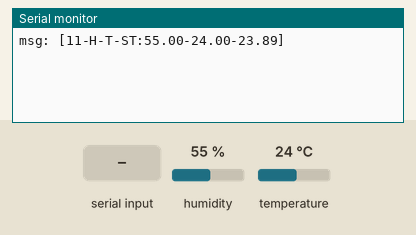
This sketch was run on a simulated Arduino Uno, built with avr-gcc and run on an emulated ATmega328P. On the bench: the last lines printed to the serial monitor. The inputs (shaded band) are chosen by the test bench; at power-on: humidity 55 %, temperature 24 °C.

Above: at 2.2 s.
2.3 s: "CGV\n" received over Serial
At 3.5 s:
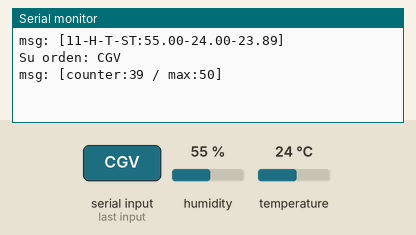
3.8 s: "T\n" received over Serial
At 4.8 s:
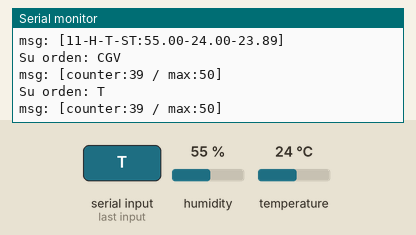
5.3 s: "CSV\n" received over Serial
At 6.1 s:
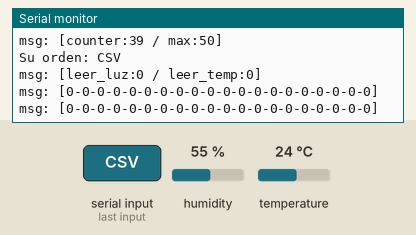
6.8 s: "CDS\n" received over Serial
At 7.8 s:
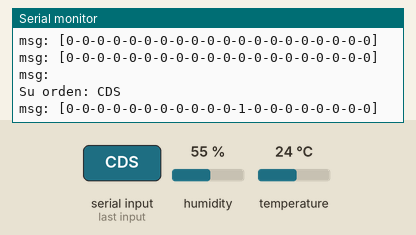
8.3 s: "CHK\n" received over Serial
At 9.0 s:
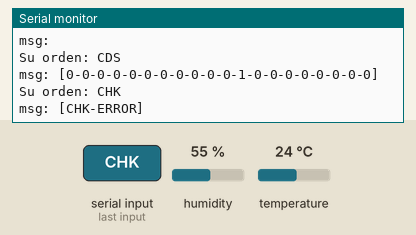
9.8 s: "BG\n" received over Serial
At 10.2 s:
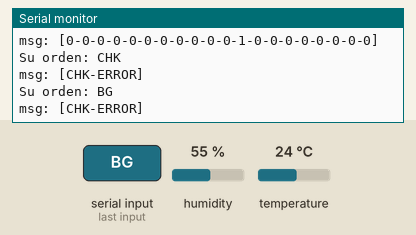

Measured:
- after the input at 2.3 s, the serial monitor: prints a new line at once (image 1)
- after the input at 3.8 s, the serial monitor: prints a new line at once (image 2)
- after the input at 5.3 s, the serial monitor: prints a new line at once (image 3)
- after the input at 6.8 s, the serial monitor: prints a new line at once (image 4)
- after the input at 8.3 s, the serial monitor: prints a new line at once (image 5)
- after the input at 9.8 s, the serial monitor: prints a new line at once (image 6)

The sketch:

orchest_1.ino
```cpp
// HACER
// * Separar en funciones los checks que nos devuelven datos a la Rpi, ya que también los quiero llamar desde dentro de cada orden una vez que se haya ejecutado alguna
// NOTA: los ajustes por que algún sensor marca distinto (como la temp por ej), se hacen desde la Rpi.


// El sistema está controlado por una Rpi 4. Este código está preparado para ser colocado en un Arduino Uno, y comunicado con la Rpi por USB(puerto serie).
// Arduino sólo se dedica a enviar los datos de los sensores, Rpi toma las decisiones y le devuelve una orden, el cambio de variables. Dichas variables sólo se utilizan para configurar la frecuencia en que Arduino tiene que recopilar datos e informarlos. De esta manera, una vez instalado todo el sistema de sensores y el Arduino, sólo necesitamos cambiar el código de la Rpi en función a los objetivos (Alarma, modo día, noche, almuerzo, etc).
// Arduino sólo se encarga de enviar los datos en el momento que corresponda, y envía lo que haya que enviar.
// Ejemplo: [A-0375] -> En el ejemplo, la letra identifica el sensor que es uno de luz y su valor está en un formato de 4 dígitos.
// Las ordenes que Arduino reciba van a ser siempre iguales y son completas, es decir, la config de todos los sensores con el mismo largo de caracteres en cada orden.

// Necesitamos 3 tipos de órdenes, y están ordenadas en importancia:
// Config de respuesta de los sensores (Cambiamos las frecuencias de envío de datos)
// Config de estados de variables
// Config general (cambio en los pines)

// Cada orden está determinada por el valor del primer caracter A, B o C:
// B
// Ejemplo: 01001000
// A continuación, el mismo ejemplo pero separado para determinar sus bloques:
// 0010 - 4 digitos - Configuran max_loop
// 1000 - 4 digitos - Se puede sobrescribir el valor de counter_loop. Para evitar que arduino sobrescriba, "FFFF"
//


#include "DHT.h"

#define DHTTYPE DHT11

// PINES
// Si bien algunos no se van a utilizar, para mayor facilidad coloco todos los pines que trae el Arduino. De esta manera si quiero hacer referencia al pin 5, puedo llegar a él de 2 formas, o ingresar el valor 5 directamente, o buscar la posición 5 desde este array.
// En algunos casos una opción es más práctica que la otra por ende, evito posibles errores si a un elemento lo llamo de distintas maneras pero con un mismo valor.
byte pines [20] = {0, 1, 2, 3, 4, 5, 6, 7, 8, 9, 10, 11, 12, 13, 14, 15, 16, 17, 18, 19};
// Los sensores de luz no leen constantemente su actividad, son necesario bajo ciertas condiciones, por ende, como es tan poco frecuente, indicamos al arduino en qué momento leer sus valores, y que tome a los 6 sensores por igual mediante la variable leer_luz
bool leer_luz = false;

// SENSORES DE TEMPERATURA-HUMEDAD-SENSACIÓN TÉRMICA
DHT dht1(11, DHTTYPE);
DHT dht2(12, DHTTYPE);
DHT dht3(13, DHTTYPE);
// Indicamos si leemos temp y humedad
bool leer_temp = true;

////////////////////////// VARIABLES AUXILIARES //////////////////////////

// STRING. En esta variable se genera el texto que se va a enviar a la Rpi
String message = "";

// Loops
// int delay_loop = 100; // tiempo para cada iteración del bucle *** Este valor quedó fijo en 100 milisegundos ***
int counter_loop = 1; // cant de veces que se tiene que repetir la iteración para entrar a la captura de datos
int max_loop = 50;     // valor para reiniciar counter_loop cuando llega a 0
// Esta config por defecto, indica que cada 100 milisegundos se entraría a leer las funciones internas.
// Si lo quisiera demorar al ingreso cada 1 segundo, hay que darle valor de 1000 milisegundos o max_loop un valor de 10

// GENERALES
// Avisamos si están connectados
// Pines 0 y 1: Son de transmisión
// Pines 2 a 10: Sensores comúnes (En este caso de movimiento)
// Pines 11 a 13: Sensores de Temperatura/Humedad/Sensación térmica
// Pines 14 a 19: Sensores de Luz
// Antes eran booleanos, pero como ocupan igual espacio que un byte y estoy teniendo errores de impresión, paso todo a byte
byte connect_sen [20] = {0, 0, 0, 0, 0, 0, 0, 0, 0, 0, 0, 1, 0, 0, 0, 0, 0, 0, 0, 0};
// Contador que indica la cantidad de loops que deben darse antes de realizar una lectura
int counter [20] = {0, 0, 0, 0, 0, 0, 0, 0, 0, 0, 0, 0, 0, 0, 0, 0, 0, 0, 0, 0};
// Cuando la lectura de un sensor se realice, reiniciamos el contador a éste valor
int max [20] = {0, 0, 0, 0, 0, 0, 0, 0, 0, 0, 0, 0, 0, 0, 0, 0, 0, 0, 0, 0};


void setup() {
  // Configuramos los sensores menos los de Temperatura que se configuran a parte (11, 12 y 13)
  for (int i = 0; i < 20; i++){
    if (i < 11 || i > 13){
      pinMode(pines[i], INPUT);
    };
  };

  // DEBUG
  Serial.begin(9600);
  dht1.begin();
  dht2.begin();
  dht3.begin();
  // 20 seg de espera. Algunos sensores no marcan bien al iniciarse.
  // Como no afecta demasiado lo dejo en 1 seg.
  delay(1000);
}

void loop() {

  // Tener en cuenta que la conclusión obtenida por la Rpi, es a partir de los datos enviados en la iteración anterior
  delay(100);
  bool recibe_orden = false;

  // Leemos posibles nuevas ordenes de la Rpi
  if (Serial.available() > 0){
    String orden = Serial.readStringUntil('\n');
    Serial.println("Su orden: " + orden);
    if (orden.length() > 0){
      read_command(orden);
      Serial.println("msg: " + message);
      recibe_orden = true;
    }
  }

  // Se chequea si hay que ingresar a leer sensores
  counter_loop --;
  if (counter_loop <= 0){
    counter_loop = max_loop;
    // El string que se envía a Rpi se construye en esta var y se entrega al final del loop
    message = "";
    // Chequeamos los sensores de luz
    if (leer_luz == true){load_pines();};

    // Chequeamos todos los sensores restantes menos los últimos que son de temp-humed-sensacion y los de luz
    for (int i = 2; i < 11; i++){
      if (connect_sen[i] > 0){
        if (check_state_loop(i) == true){
          load_sensor(i);
        };
      };
    };

    // Chequeamos los sensores de Temperatura-Humedad-Sensación Térmica
    if (leer_temp == true) {load_sen_temp();};

    // Enviamos los resultados
    Serial.println("msg: " + message);
  };
}

// ******************************************* ESTRUCTURA Y CONFIGURACIÓN *******************************************

// Lee los comandos que recibimos por la Rpi
void read_command(String orden){

  // Las ordenes se organizan en función a combinación de los 3 primeros caracteres
  // CDS = Change Device State
  String command = orden.substring(0,3);
  // Variable tipo string auxiliar para usar dentro de toda la función sin tener que estar declarando muchas más variables
  String auxS = "    ";

  // El primer chequeo corresponde a la posibilidad de cambiar los valores GENERALES
  // Ej real: CGVF000F000
  // Ej real separado por claves: CGV F000 F000
  // CGV = Change General Values
  // F000 = True o False para indicar si los siguientes caracteres serán el int para sobrescribir el valor de counter_loop
  // F000 = True o False para indicar si los siguientes caracteres serán el int para configurar el valor de max_loop
  if (command == "CGV"){
    if(orden.substring(3,4) == "T"){
      int value = orden.substring(4,7).toInt();
      counter_loop = value;
    };
    if(orden.substring(7,8) == "T"){
      int value = orden.substring(8,11).toInt();
      max_loop = value;
    };
    check("BG");
  };

  // Cambiamos los valores de cada sensor
  // Ej real: CSVTF[03010010[04020010[11010030
  // Ej real separado por claves: CSV T F [03010010 [04020010 [11010030
  // T = True o False para la lectura de sensores de luz
  // F = True o False para la lectura de sensores de temperatura
  // [03010010 = (03) 2 dígitos para la posición en array del sensor - (010) 3 dig para el valor del contador del sensor - (010) 3 dig para el max
  if (command == "CSV"){
    // Lectura Sensores de Luz
    auxS = orden.substring(3,4);
    if (auxS == "T"){
      leer_luz = true;
    }else{
      leer_luz = false;
    };
    // Lectura Sensores de Temperatura
    auxS = orden.substring(4,5);
    if (auxS == "T"){
      leer_temp = true;
    }else{
      leer_temp = false;
    };
    // Demás sensores
    int largo = orden.length();
    if (largo > 5){
      auxS = orden.substring(5,largo);
      int tope = (largo - 5) / 9;
      int auxI, auxIpin, auxIcon, auxImax;
      for (int i = 0; i < tope; i++){
        // Cada iteracción debería contener esto: [03010010, donde auxI es la pos1, donde arranca el id del pin
        auxI = 1 + (9 * i);
        auxIpin = auxS.substring(auxI,auxI+2).toInt();
        auxIcon = auxS.substring(auxI+2,auxI+5).toInt();
        auxImax = auxS.substring(auxI+5,auxI+8).toInt();
        counter[auxIpin] = auxIcon;
        max[auxIpin] = auxImax;
      };
    };
    check("LT");
    Serial.println("msg: " + message);
    message = "";
    check("CS");
    Serial.println("msg: " + message);
    message = "";
    check("MS");
  };

  // Si se connecta o desconnecta un sensor, siempre de a un sensor a la vez. Ejemplo en caso de activar el pin 5 (está en la posición 3 de los arrays)
  // CDS03T >>> Conect Device Sensor - posición 3 - True
  // Los pines van desde 2 a 13 inclusive. Los 6 pines de luz se ignoran para esta actividad
  if (command == "CDS"){
    auxS = orden.substring(3,5);
    int device = auxS.toInt();
    auxS = orden.substring(5,6);
    if (auxS == "T"){
      connect_sen[device] = 1;
    }else{
      connect_sen[device] = 0;
    };
    // BORRAR BUCLE PARA PRINT
    message += "STATES: [";
    for(int j = 0; j < 14; j ++){
      if(connect_sen[j] > 0){
        message += "-T";
      }else{
        message += "-F";
      };
    };
    message += "] /// ";
    check("SS");
  };

  // Cuando la Rpi necesita algún conjunto de datos se lo enviamos
  // Ej: CHKBG > CHK = Check / BG = Bucle General
  // Un sólo comando por cada iteracción, 3 digitos para dar la orden y 2
  if (command == "CHK"){
    auxS = orden.substring(3,5);
    check(auxS);
    };
};

// ************************************** CODIGOS DE LECTURA ORDENADOS POR PIN **************************************
// Nota: Las lecturas se van agregando en la variable tipo String llamada "message" que luego al final del bucle se envía a la Rpi

// Lee los valores de todos los sensores de luz:
void load_pines (){
  // Ej: [A-0002][B-0100][C-1024][D-0500][E-0010][F-1000]
  String aux;
  int state;
  for(int i = 14; i < 20; i++){
    state = analogRead(pines[i]);
    aux += "[" + String(pines[i]) + "-" + format_value(state) + "]";
  };
  message += aux;
}

// Recibe los atributos de un elemento (del pin 2 hasta el 10), lee los datos y los envía
void load_sensor(int pos){
  // Ej: [5-0255] > El sensor de movimiento del pin 5, devolvió 255 de valor de lectura
  int state = digitalRead(pines[pos]);
  String aux = "[" + String(pines[pos]) + "-" + format_value(state) + "]";
  message += aux;
}

// Lee los 3 sensores de humedad connectados
void load_sen_temp(){
  // Tiene en cuenta si están activos en su var conect_sen_X
  // Ej: [11-H-T-ST:45-21-25][12-ERROR]
  // Datos: 11 = Pin / H-T-ST = Humedad, Temperatura, Sensación térmica (separan 2 puntos sus valores) / 45 = %de humedad / 21 y 25 = grados Celcius /
  // El pin 12 tendría un error y el 13 no estaría instalado, por ende, su var conect_sen_13 sería false.
  float h, t, hic;
  if(connect_sen[11] > 0){
    h = dht1.readHumidity();
    t = dht1.readTemperature();
    if (isnan(h) || isnan(t)){
      message += "[11-ERROR]";
    }else{
      hic = dht1.computeHeatIndex(t, h, false);
      message += "[11-H-T-ST:";
      message += String(h) + '-' + String(t) + '-' + String(hic) + ']';
    }
  }

  if(connect_sen[12] > 0){
    h = dht2.readHumidity();
    t = dht2.readTemperature();
    if (isnan(h) || isnan(t)){
      message += "[12-ERROR]";
    }else{
      hic = dht2.computeHeatIndex(t, h, false);
      message += "[12-H-T-ST:";
      message += h + '-' + t + '-' + hic + ']';
    }
  }

  if(connect_sen[13] > 0){
    h = dht3.readHumidity();
    t = dht3.readTemperature();
    if (isnan(h) || isnan(t)){
      message += "[1-ERROR]";
    }else{
      hic = dht3.computeHeatIndex(t, h, false);
      message += "[13-H-T-ST:";
      message += h + '-' + t + '-' + hic + ']';
    }
  }
}

// ********************************************** FUNCIONES AUXILIARES **********************************************

// Recibe la posición de un elemento, le resta 1 a su contador, y devuelve T/F en caso de que se haya llegado a 0.
// Si llegó a 0 entonces actualizamos su valor a max.
bool check_state_loop(int pos){
  counter[pos]--;
  if (counter[pos] <= 0){
    counter[pos] = max[pos];
    return true;
  }else{
    return false;
  };
}

// Convierte un valor int a un string del tipo numérico de 4 dígitos: 14 = 0014
String format_value(int state){
  String texto = "";
  if (state < 10){
    texto += "000";
  }else{
    if (state < 100){
      texto += "00";
      }else{
        if (state < 1000){
          texto = "0";
        }
      }
  }
  texto += state;
  return texto;
}

// ************************************* DEVOLVEMOS LOS VALORES QUE RPI NECESITE ************************************

void check(String orden){
  // Bucle General
  if (orden == "BG"){
    message = "[counter:" + String(counter_loop) + " / max:" + String(max_loop) + "]";
    return;
  };

  // Indica True o False por los sensores de Luz y Temperatura, las vars que indican que se lean o no sus datos
  if (orden == "LT"){
    message = "[leer_luz:" + String(leer_luz) + " / leer_temp:" + String(leer_temp) + "]";
    return;
  };

  // Lista de estados que indica qué sensores están conectados
  if (orden == "SS"){
    message = "[";
    for(int i = 0; i < 20; i++){
      message += String(connect_sen[i]);
      if(i<19){message += "-";}else{message += "]";};
    };
    return;
  };

  // Lista del valor de contadores que tienen los sensores
  if (orden == "CS"){
    message = "[";
    for(int i = 0; i < 20; i++){
      message += String(counter[i]);
      if(i<19){message += "-";}else{message += "]";};
    };
    return;
  };

  // Lista del valor de max que tienen los sensores
  if (orden == "MS"){
    message = "[";
    for(int i = 0; i < 20; i++){
      message += String(max[i]);
      if(i<19){message += "-";}else{message += "]";};
    };
    return;
  };
  message = "[CHK-ERROR]";
}

// CDS00T
// CSVFF[00005005
```
